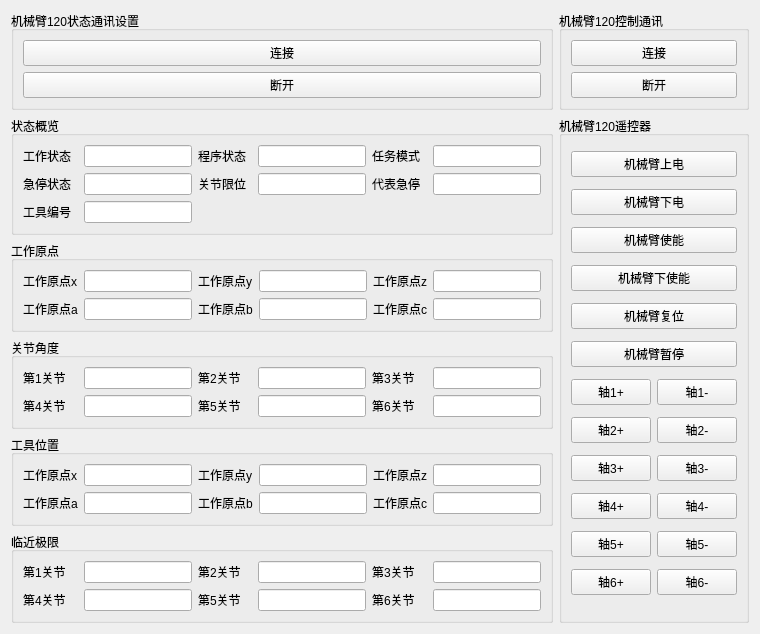
      <widget class="QWidget" name="Jaka_120_Widget">
       <layout class="QGridLayout" name="gridLayout_44">
        <item row="0" column="1">
         <widget class="QGroupBox" name="groupBox_39">
          <property name="title">
           <string>机械臂120控制通讯</string>
          </property>
          <layout class="QGridLayout" name="gridLayout_46">
           <item row="0" column="0">
            <widget class="QPushButton" name="Jaka_120_Remote_Connect">
             <property name="sizePolicy">
              <sizepolicy hsizetype="Preferred" vsizetype="Fixed">
               <horstretch>0</horstretch>
               <verstretch>0</verstretch>
              </sizepolicy>
             </property>
             <property name="text">
              <string>连接</string>
             </property>
            </widget>
           </item>
           <item row="1" column="0">
            <widget class="QPushButton" name="Jaka_120_Remote_Disconnect">
             <property name="sizePolicy">
              <sizepolicy hsizetype="Preferred" vsizetype="Fixed">
               <horstretch>0</horstretch>
               <verstretch>0</verstretch>
              </sizepolicy>
             </property>
             <property name="text">
              <string>断开</string>
             </property>
            </widget>
           </item>
          </layout>
         </widget>
        </item>
        <item row="0" column="0">
         <widget class="QGroupBox" name="groupBox_37">
          <property name="title">
           <string>机械臂120状态通讯设置</string>
          </property>
          <layout class="QGridLayout" name="gridLayout_43">
           <item row="1" column="0" colspan="3">
            <widget class="QPushButton" name="Jaka_120_Monitor_Disconnect">
             <property name="sizePolicy">
              <sizepolicy hsizetype="Preferred" vsizetype="Fixed">
               <horstretch>0</horstretch>
               <verstretch>0</verstretch>
              </sizepolicy>
             </property>
             <property name="text">
              <string>断开</string>
             </property>
            </widget>
           </item>
           <item row="0" column="0" colspan="3">
            <widget class="QPushButton" name="Jaka_120_Monitor_Connect">
             <property name="sizePolicy">
              <sizepolicy hsizetype="Preferred" vsizetype="Fixed">
               <horstretch>0</horstretch>
               <verstretch>0</verstretch>
              </sizepolicy>
             </property>
             <property name="text">
              <string>连接</string>
             </property>
            </widget>
           </item>
          </layout>
         </widget>
        </item>
        <item row="1" column="0">
         <widget class="QGroupBox" name="groupBox_32">
          <property name="title">
           <string>状态概览</string>
          </property>
          <layout class="QGridLayout" name="gridLayout_38">
           <item row="0" column="1">
            <widget class="QLineEdit" name="Jaka_120_task_state">
             <property name="sizePolicy">
              <sizepolicy hsizetype="Preferred" vsizetype="Fixed">
               <horstretch>0</horstretch>
               <verstretch>0</verstretch>
              </sizepolicy>
             </property>
            </widget>
           </item>
           <item row="0" column="0">
            <widget class="QLabel" name="label_9">
             <property name="text">
              <string>工作状态</string>
             </property>
            </widget>
           </item>
           <item row="0" column="4">
            <widget class="QLabel" name="label_184">
             <property name="text">
              <string>任务模式</string>
             </property>
            </widget>
           </item>
           <item row="0" column="5">
            <widget class="QLineEdit" name="Jaka_120_task_mode">
             <property name="sizePolicy">
              <sizepolicy hsizetype="Preferred" vsizetype="Fixed">
               <horstretch>0</horstretch>
               <verstretch>0</verstretch>
              </sizepolicy>
             </property>
            </widget>
           </item>
           <item row="0" column="2">
            <widget class="QLabel" name="label_186">
             <property name="text">
              <string>程序状态</string>
             </property>
            </widget>
           </item>
           <item row="0" column="3">
            <widget class="QLineEdit" name="Jaka_120_interp_state">
             <property name="sizePolicy">
              <sizepolicy hsizetype="Preferred" vsizetype="Fixed">
               <horstretch>0</horstretch>
               <verstretch>0</verstretch>
              </sizepolicy>
             </property>
            </widget>
           </item>
           <item row="2" column="0">
            <widget class="QLabel" name="label_192">
             <property name="text">
              <string>急停状态</string>
             </property>
            </widget>
           </item>
           <item row="2" column="1">
            <widget class="QLineEdit" name="Jaka_120_protective_stop">
             <property name="sizePolicy">
              <sizepolicy hsizetype="Preferred" vsizetype="Fixed">
               <horstretch>0</horstretch>
               <verstretch>0</verstretch>
              </sizepolicy>
             </property>
            </widget>
           </item>
           <item row="2" column="2">
            <widget class="QLabel" name="label_194">
             <property name="text">
              <string>关节限位</string>
             </property>
            </widget>
           </item>
           <item row="2" column="3">
            <widget class="QLineEdit" name="Jaka_120_on_soft_limit">
             <property name="sizePolicy">
              <sizepolicy hsizetype="Preferred" vsizetype="Fixed">
               <horstretch>0</horstretch>
               <verstretch>0</verstretch>
              </sizepolicy>
             </property>
            </widget>
           </item>
           <item row="2" column="4">
            <widget class="QLabel" name="label_196">
             <property name="text">
              <string>代表急停</string>
             </property>
            </widget>
           </item>
           <item row="2" column="5">
            <widget class="QLineEdit" name="Jaka_120_emergency_stop">
             <property name="sizePolicy">
              <sizepolicy hsizetype="Preferred" vsizetype="Fixed">
               <horstretch>0</horstretch>
               <verstretch>0</verstretch>
              </sizepolicy>
             </property>
            </widget>
           </item>
           <item row="6" column="0">
            <widget class="QLabel" name="label_190">
             <property name="text">
              <string>工具编号</string>
             </property>
            </widget>
           </item>
           <item row="6" column="1">
            <widget class="QLineEdit" name="Jaka_120_current_tool_id">
             <property name="sizePolicy">
              <sizepolicy hsizetype="Preferred" vsizetype="Fixed">
               <horstretch>0</horstretch>
               <verstretch>0</verstretch>
              </sizepolicy>
             </property>
            </widget>
           </item>
          </layout>
         </widget>
        </item>
        <item row="2" column="0">
         <widget class="QGroupBox" name="groupBox_33">
          <property name="sizePolicy">
           <sizepolicy hsizetype="Preferred" vsizetype="Preferred">
            <horstretch>0</horstretch>
            <verstretch>0</verstretch>
           </sizepolicy>
          </property>
          <property name="title">
           <string>工作原点</string>
          </property>
          <layout class="QGridLayout" name="gridLayout_39">
           <item row="0" column="1">
            <widget class="QLineEdit" name="Jaka_120_home_x">
             <property name="sizePolicy">
              <sizepolicy hsizetype="Preferred" vsizetype="Fixed">
               <horstretch>0</horstretch>
               <verstretch>0</verstretch>
              </sizepolicy>
             </property>
            </widget>
           </item>
           <item row="0" column="0">
            <widget class="QLabel" name="label_170">
             <property name="text">
              <string>工作原点x</string>
             </property>
            </widget>
           </item>
           <item row="0" column="2">
            <widget class="QLabel" name="label_172">
             <property name="text">
              <string>工作原点y</string>
             </property>
            </widget>
           </item>
           <item row="0" column="3">
            <widget class="QLineEdit" name="Jaka_120_home_y">
             <property name="sizePolicy">
              <sizepolicy hsizetype="Preferred" vsizetype="Fixed">
               <horstretch>0</horstretch>
               <verstretch>0</verstretch>
              </sizepolicy>
             </property>
            </widget>
           </item>
           <item row="1" column="0">
            <widget class="QLabel" name="label_174">
             <property name="text">
              <string>工作原点a</string>
             </property>
            </widget>
           </item>
           <item row="1" column="1">
            <widget class="QLineEdit" name="Jaka_120_home_a">
             <property name="sizePolicy">
              <sizepolicy hsizetype="Preferred" vsizetype="Fixed">
               <horstretch>0</horstretch>
               <verstretch>0</verstretch>
              </sizepolicy>
             </property>
            </widget>
           </item>
           <item row="1" column="2">
            <widget class="QLabel" name="label_175">
             <property name="text">
              <string>工作原点b</string>
             </property>
            </widget>
           </item>
           <item row="1" column="3">
            <widget class="QLineEdit" name="Jaka_120_home_b">
             <property name="sizePolicy">
              <sizepolicy hsizetype="Preferred" vsizetype="Fixed">
               <horstretch>0</horstretch>
               <verstretch>0</verstretch>
              </sizepolicy>
             </property>
            </widget>
           </item>
           <item row="1" column="4">
            <widget class="QLabel" name="label_176">
             <property name="text">
              <string>工作原点c</string>
             </property>
            </widget>
           </item>
           <item row="1" column="5">
            <widget class="QLineEdit" name="Jaka_120_home_c">
             <property name="sizePolicy">
              <sizepolicy hsizetype="Preferred" vsizetype="Fixed">
               <horstretch>0</horstretch>
               <verstretch>0</verstretch>
              </sizepolicy>
             </property>
            </widget>
           </item>
           <item row="0" column="4">
            <widget class="QLabel" name="label_173">
             <property name="text">
              <string>工作原点z</string>
             </property>
            </widget>
           </item>
           <item row="0" column="5">
            <widget class="QLineEdit" name="Jaka_120_home_z">
             <property name="sizePolicy">
              <sizepolicy hsizetype="Preferred" vsizetype="Fixed">
               <horstretch>0</horstretch>
               <verstretch>0</verstretch>
              </sizepolicy>
             </property>
            </widget>
           </item>
          </layout>
         </widget>
        </item>
        <item row="3" column="0">
         <widget class="QGroupBox" name="groupBox_34">
          <property name="title">
           <string>关节角度</string>
          </property>
          <layout class="QGridLayout" name="gridLayout_40">
           <item row="0" column="4">
            <widget class="QLabel" name="label_85">
             <property name="text">
              <string>第3关节</string>
             </property>
            </widget>
           </item>
           <item row="0" column="3">
            <widget class="QLineEdit" name="Jaka_120_joint_2">
             <property name="sizePolicy">
              <sizepolicy hsizetype="Preferred" vsizetype="Fixed">
               <horstretch>0</horstretch>
               <verstretch>0</verstretch>
              </sizepolicy>
             </property>
            </widget>
           </item>
           <item row="0" column="2">
            <widget class="QLabel" name="label_84">
             <property name="text">
              <string>第2关节</string>
             </property>
            </widget>
           </item>
           <item row="0" column="1">
            <widget class="QLineEdit" name="Jaka_120_joint_1">
             <property name="sizePolicy">
              <sizepolicy hsizetype="Preferred" vsizetype="Fixed">
               <horstretch>0</horstretch>
               <verstretch>0</verstretch>
              </sizepolicy>
             </property>
            </widget>
           </item>
           <item row="0" column="0">
            <widget class="QLabel" name="label_89">
             <property name="text">
              <string>第1关节</string>
             </property>
            </widget>
           </item>
           <item row="0" column="5">
            <widget class="QLineEdit" name="Jaka_120_joint_3">
             <property name="sizePolicy">
              <sizepolicy hsizetype="Preferred" vsizetype="Fixed">
               <horstretch>0</horstretch>
               <verstretch>0</verstretch>
              </sizepolicy>
             </property>
            </widget>
           </item>
           <item row="1" column="0">
            <widget class="QLabel" name="label_10">
             <property name="text">
              <string>第4关节</string>
             </property>
            </widget>
           </item>
           <item row="1" column="1">
            <widget class="QLineEdit" name="Jaka_120_joint_4">
             <property name="sizePolicy">
              <sizepolicy hsizetype="Preferred" vsizetype="Fixed">
               <horstretch>0</horstretch>
               <verstretch>0</verstretch>
              </sizepolicy>
             </property>
            </widget>
           </item>
           <item row="1" column="2">
            <widget class="QLabel" name="label_86">
             <property name="text">
              <string>第5关节</string>
             </property>
            </widget>
           </item>
           <item row="1" column="3">
            <widget class="QLineEdit" name="Jaka_120_joint_5">
             <property name="sizePolicy">
              <sizepolicy hsizetype="Preferred" vsizetype="Fixed">
               <horstretch>0</horstretch>
               <verstretch>0</verstretch>
              </sizepolicy>
             </property>
            </widget>
           </item>
           <item row="1" column="4">
            <widget class="QLabel" name="label_87">
             <property name="text">
              <string>第6关节</string>
             </property>
            </widget>
           </item>
           <item row="1" column="5">
            <widget class="QLineEdit" name="Jaka_120_joint_6">
             <property name="sizePolicy">
              <sizepolicy hsizetype="Preferred" vsizetype="Fixed">
               <horstretch>0</horstretch>
               <verstretch>0</verstretch>
              </sizepolicy>
             </property>
            </widget>
           </item>
          </layout>
         </widget>
        </item>
        <item row="4" column="0">
         <widget class="QGroupBox" name="groupBox_35">
          <property name="title">
           <string>工具位置</string>
          </property>
          <layout class="QGridLayout" name="gridLayout_41">
           <item row="0" column="0">
            <widget class="QLabel" name="label_161">
             <property name="text">
              <string>工作原点x</string>
             </property>
            </widget>
           </item>
           <item row="0" column="3">
            <widget class="QLineEdit" name="Jaka_120_TCP_y">
             <property name="sizePolicy">
              <sizepolicy hsizetype="Preferred" vsizetype="Fixed">
               <horstretch>0</horstretch>
               <verstretch>0</verstretch>
              </sizepolicy>
             </property>
            </widget>
           </item>
           <item row="0" column="4">
            <widget class="QLabel" name="label_158">
             <property name="text">
              <string>工作原点z</string>
             </property>
            </widget>
           </item>
           <item row="0" column="2">
            <widget class="QLabel" name="label_159">
             <property name="text">
              <string>工作原点y</string>
             </property>
            </widget>
           </item>
           <item row="0" column="1">
            <widget class="QLineEdit" name="Jaka_120_TCP_x">
             <property name="sizePolicy">
              <sizepolicy hsizetype="Preferred" vsizetype="Fixed">
               <horstretch>0</horstretch>
               <verstretch>0</verstretch>
              </sizepolicy>
             </property>
            </widget>
           </item>
           <item row="0" column="5">
            <widget class="QLineEdit" name="Jaka_120_TCP_z">
             <property name="sizePolicy">
              <sizepolicy hsizetype="Preferred" vsizetype="Fixed">
               <horstretch>0</horstretch>
               <verstretch>0</verstretch>
              </sizepolicy>
             </property>
            </widget>
           </item>
           <item row="1" column="0">
            <widget class="QLabel" name="label_156">
             <property name="text">
              <string>工作原点a</string>
             </property>
            </widget>
           </item>
           <item row="1" column="1">
            <widget class="QLineEdit" name="Jaka_120_TCP_a">
             <property name="sizePolicy">
              <sizepolicy hsizetype="Preferred" vsizetype="Fixed">
               <horstretch>0</horstretch>
               <verstretch>0</verstretch>
              </sizepolicy>
             </property>
            </widget>
           </item>
           <item row="1" column="2">
            <widget class="QLabel" name="label_157">
             <property name="text">
              <string>工作原点b</string>
             </property>
            </widget>
           </item>
           <item row="1" column="3">
            <widget class="QLineEdit" name="Jaka_120_TCP_b">
             <property name="sizePolicy">
              <sizepolicy hsizetype="Preferred" vsizetype="Fixed">
               <horstretch>0</horstretch>
               <verstretch>0</verstretch>
              </sizepolicy>
             </property>
            </widget>
           </item>
           <item row="1" column="4">
            <widget class="QLabel" name="label_160">
             <property name="text">
              <string>工作原点c</string>
             </property>
            </widget>
           </item>
           <item row="1" column="5">
            <widget class="QLineEdit" name="Jaka_120_TCP_c">
             <property name="sizePolicy">
              <sizepolicy hsizetype="Preferred" vsizetype="Fixed">
               <horstretch>0</horstretch>
               <verstretch>0</verstretch>
              </sizepolicy>
             </property>
            </widget>
           </item>
          </layout>
         </widget>
        </item>
        <item row="5" column="0">
         <widget class="QGroupBox" name="groupBox_36">
          <property name="title">
           <string>临近极限</string>
          </property>
          <layout class="QGridLayout" name="gridLayout_42">
           <item row="0" column="2">
            <widget class="QLabel" name="label_202">
             <property name="text">
              <string>第2关节</string>
             </property>
            </widget>
           </item>
           <item row="0" column="1">
            <widget class="QLineEdit" name="Jaka_120_drag_near_limit_1">
             <property name="sizePolicy">
              <sizepolicy hsizetype="Preferred" vsizetype="Fixed">
               <horstretch>0</horstretch>
               <verstretch>0</verstretch>
              </sizepolicy>
             </property>
            </widget>
           </item>
           <item row="0" column="3">
            <widget class="QLineEdit" name="Jaka_120_drag_near_limit_2">
             <property name="sizePolicy">
              <sizepolicy hsizetype="Preferred" vsizetype="Fixed">
               <horstretch>0</horstretch>
               <verstretch>0</verstretch>
              </sizepolicy>
             </property>
            </widget>
           </item>
           <item row="0" column="0">
            <widget class="QLabel" name="label_200">
             <property name="text">
              <string>第1关节</string>
             </property>
            </widget>
           </item>
           <item row="0" column="4">
            <widget class="QLabel" name="label_204">
             <property name="text">
              <string>第3关节</string>
             </property>
            </widget>
           </item>
           <item row="0" column="5">
            <widget class="QLineEdit" name="Jaka_120_drag_near_limit_3">
             <property name="sizePolicy">
              <sizepolicy hsizetype="Preferred" vsizetype="Fixed">
               <horstretch>0</horstretch>
               <verstretch>0</verstretch>
              </sizepolicy>
             </property>
            </widget>
           </item>
           <item row="1" column="0">
            <widget class="QLabel" name="label_206">
             <property name="text">
              <string>第4关节</string>
             </property>
            </widget>
           </item>
           <item row="1" column="1">
            <widget class="QLineEdit" name="Jaka_120_drag_near_limit_4">
             <property name="sizePolicy">
              <sizepolicy hsizetype="Preferred" vsizetype="Fixed">
               <horstretch>0</horstretch>
               <verstretch>0</verstretch>
              </sizepolicy>
             </property>
            </widget>
           </item>
           <item row="1" column="2">
            <widget class="QLabel" name="label_208">
             <property name="text">
              <string>第5关节</string>
             </property>
            </widget>
           </item>
           <item row="1" column="3">
            <widget class="QLineEdit" name="Jaka_120_drag_near_limit_5">
             <property name="sizePolicy">
              <sizepolicy hsizetype="Preferred" vsizetype="Fixed">
               <horstretch>0</horstretch>
               <verstretch>0</verstretch>
              </sizepolicy>
             </property>
            </widget>
           </item>
           <item row="1" column="4">
            <widget class="QLabel" name="label_210">
             <property name="text">
              <string>第6关节</string>
             </property>
            </widget>
           </item>
           <item row="1" column="5">
            <widget class="QLineEdit" name="Jaka_120_drag_near_limit_6">
             <property name="sizePolicy">
              <sizepolicy hsizetype="Preferred" vsizetype="Fixed">
               <horstretch>0</horstretch>
               <verstretch>0</verstretch>
              </sizepolicy>
             </property>
            </widget>
           </item>
          </layout>
         </widget>
        </item>
        <item row="1" column="1" rowspan="5">
         <widget class="QGroupBox" name="groupBox_41">
          <property name="title">
           <string>机械臂120遥控器</string>
          </property>
          <layout class="QGridLayout" name="gridLayout_48">
           <item row="12" column="1">
            <widget class="QPushButton" name="Jaka_120_joint_3_2">
             <property name="sizePolicy">
              <sizepolicy hsizetype="Preferred" vsizetype="Fixed">
               <horstretch>0</horstretch>
               <verstretch>0</verstretch>
              </sizepolicy>
             </property>
             <property name="text">
              <string>轴3-</string>
             </property>
            </widget>
           </item>
           <item row="21" column="1">
            <widget class="QPushButton" name="Jaka_120_joint_6_2">
             <property name="sizePolicy">
              <sizepolicy hsizetype="Preferred" vsizetype="Fixed">
               <horstretch>0</horstretch>
               <verstretch>0</verstretch>
              </sizepolicy>
             </property>
             <property name="text">
              <string>轴6-</string>
             </property>
            </widget>
           </item>
           <item row="6" column="0" colspan="2">
            <widget class="QPushButton" name="Jaka_120_reset">
             <property name="sizePolicy">
              <sizepolicy hsizetype="Preferred" vsizetype="Fixed">
               <horstretch>0</horstretch>
               <verstretch>0</verstretch>
              </sizepolicy>
             </property>
             <property name="text">
              <string>机械臂复位</string>
             </property>
            </widget>
           </item>
           <item row="16" column="0">
            <widget class="QPushButton" name="Jaka_120_joint_5_1">
             <property name="sizePolicy">
              <sizepolicy hsizetype="Preferred" vsizetype="Fixed">
               <horstretch>0</horstretch>
               <verstretch>0</verstretch>
              </sizepolicy>
             </property>
             <property name="text">
              <string>轴5+</string>
             </property>
            </widget>
           </item>
           <item row="21" column="0">
            <widget class="QPushButton" name="Jaka_120_joint_6_1">
             <property name="sizePolicy">
              <sizepolicy hsizetype="Preferred" vsizetype="Fixed">
               <horstretch>0</horstretch>
               <verstretch>0</verstretch>
              </sizepolicy>
             </property>
             <property name="text">
              <string>轴6+</string>
             </property>
            </widget>
           </item>
           <item row="12" column="0">
            <widget class="QPushButton" name="Jaka_120_joint_3_1">
             <property name="sizePolicy">
              <sizepolicy hsizetype="Preferred" vsizetype="Fixed">
               <horstretch>0</horstretch>
               <verstretch>0</verstretch>
              </sizepolicy>
             </property>
             <property name="text">
              <string>轴3+</string>
             </property>
            </widget>
           </item>
           <item row="8" column="0">
            <widget class="QPushButton" name="Jaka_120_joint_1_1">
             <property name="sizePolicy">
              <sizepolicy hsizetype="Preferred" vsizetype="Fixed">
               <horstretch>0</horstretch>
               <verstretch>0</verstretch>
              </sizepolicy>
             </property>
             <property name="text">
              <string>轴1+</string>
             </property>
            </widget>
           </item>
           <item row="1" column="0" colspan="2">
            <widget class="QPushButton" name="Jaka_120_power_off">
             <property name="sizePolicy">
              <sizepolicy hsizetype="Preferred" vsizetype="Fixed">
               <horstretch>0</horstretch>
               <verstretch>0</verstretch>
              </sizepolicy>
             </property>
             <property name="text">
              <string>机械臂下电</string>
             </property>
            </widget>
           </item>
           <item row="16" column="1">
            <widget class="QPushButton" name="Jaka_120_joint_5_2">
             <property name="sizePolicy">
              <sizepolicy hsizetype="Preferred" vsizetype="Fixed">
               <horstretch>0</horstretch>
               <verstretch>0</verstretch>
              </sizepolicy>
             </property>
             <property name="text">
              <string>轴5-</string>
             </property>
            </widget>
           </item>
           <item row="9" column="1">
            <widget class="QPushButton" name="Jaka_120_joint_2_2">
             <property name="sizePolicy">
              <sizepolicy hsizetype="Preferred" vsizetype="Fixed">
               <horstretch>0</horstretch>
               <verstretch>0</verstretch>
              </sizepolicy>
             </property>
             <property name="text">
              <string>轴2-</string>
             </property>
            </widget>
           </item>
           <item row="9" column="0">
            <widget class="QPushButton" name="Jaka_120_joint_2_1">
             <property name="sizePolicy">
              <sizepolicy hsizetype="Preferred" vsizetype="Fixed">
               <horstretch>0</horstretch>
               <verstretch>0</verstretch>
              </sizepolicy>
             </property>
             <property name="text">
              <string>轴2+</string>
             </property>
            </widget>
           </item>
           <item row="0" column="0" colspan="2">
            <widget class="QPushButton" name="Jaka_120_power_on">
             <property name="sizePolicy">
              <sizepolicy hsizetype="Preferred" vsizetype="Fixed">
               <horstretch>0</horstretch>
               <verstretch>0</verstretch>
              </sizepolicy>
             </property>
             <property name="text">
              <string>机械臂上电</string>
             </property>
            </widget>
           </item>
           <item row="8" column="1">
            <widget class="QPushButton" name="Jaka_120_joint_1_2">
             <property name="sizePolicy">
              <sizepolicy hsizetype="Preferred" vsizetype="Fixed">
               <horstretch>0</horstretch>
               <verstretch>0</verstretch>
              </sizepolicy>
             </property>
             <property name="text">
              <string>轴1-</string>
             </property>
            </widget>
           </item>
           <item row="7" column="0" colspan="2">
            <widget class="QPushButton" name="Jaka_120_stop">
             <property name="sizePolicy">
              <sizepolicy hsizetype="Preferred" vsizetype="Fixed">
               <horstretch>0</horstretch>
               <verstretch>0</verstretch>
              </sizepolicy>
             </property>
             <property name="text">
              <string>机械臂暂停</string>
             </property>
            </widget>
           </item>
           <item row="3" column="0" colspan="2">
            <widget class="QPushButton" name="Jaka_120_disable">
             <property name="sizePolicy">
              <sizepolicy hsizetype="Preferred" vsizetype="Fixed">
               <horstretch>0</horstretch>
               <verstretch>0</verstretch>
              </sizepolicy>
             </property>
             <property name="text">
              <string>机械臂下使能</string>
             </property>
            </widget>
           </item>
           <item row="2" column="0" colspan="2">
            <widget class="QPushButton" name="Jaka_120_enable">
             <property name="sizePolicy">
              <sizepolicy hsizetype="Preferred" vsizetype="Fixed">
               <horstretch>0</horstretch>
               <verstretch>0</verstretch>
              </sizepolicy>
             </property>
             <property name="text">
              <string>机械臂使能</string>
             </property>
            </widget>
           </item>
           <item row="14" column="0">
            <widget class="QPushButton" name="Jaka_120_joint_4_1">
             <property name="sizePolicy">
              <sizepolicy hsizetype="Preferred" vsizetype="Fixed">
               <horstretch>0</horstretch>
               <verstretch>0</verstretch>
              </sizepolicy>
             </property>
             <property name="text">
              <string>轴4+</string>
             </property>
            </widget>
           </item>
           <item row="14" column="1">
            <widget class="QPushButton" name="Jaka_120_joint_4_2">
             <property name="sizePolicy">
              <sizepolicy hsizetype="Preferred" vsizetype="Fixed">
               <horstretch>0</horstretch>
               <verstretch>0</verstretch>
              </sizepolicy>
             </property>
             <property name="text">
              <string>轴4-</string>
             </property>
            </widget>
           </item>
          </layout>
         </widget>
        </item>
       </layout>
      </widget>
